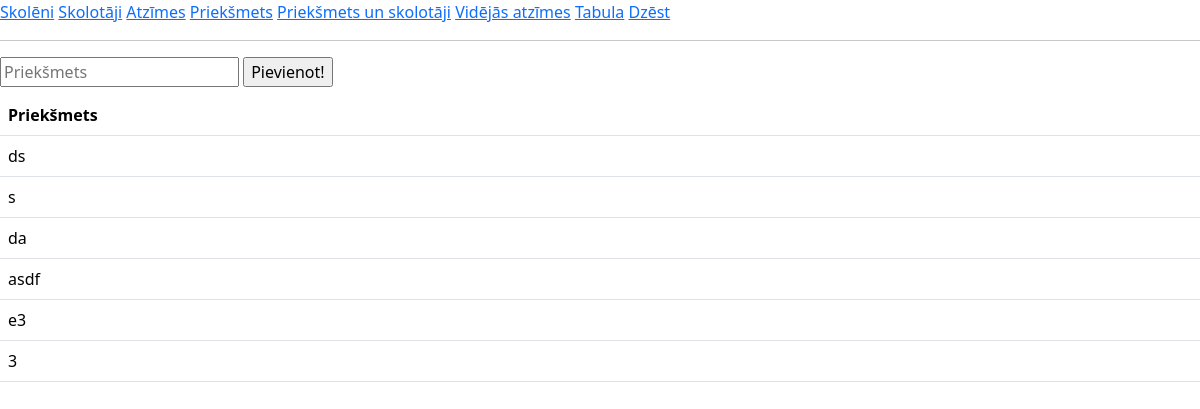
/prieksmeti, run on an earlier commit of the app's database.
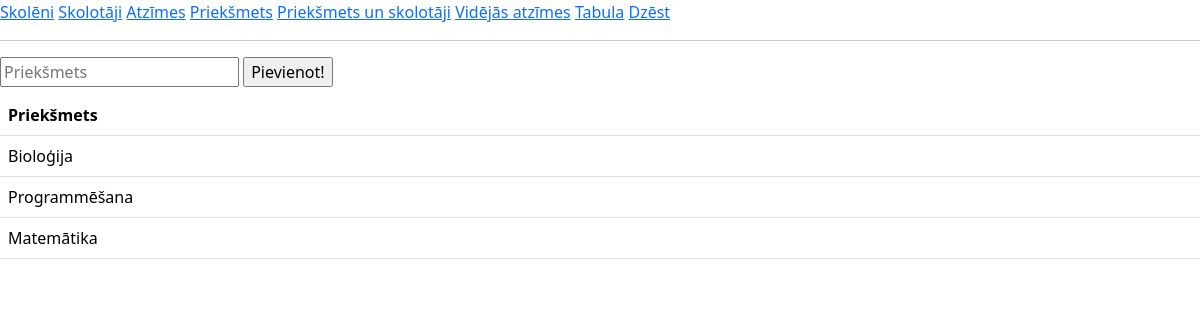
And on a later commit of the database.
### tables this page shows
CREATE TABLE prieksmeti(
        id INTEGER PRIMARY KEY AUTOINCREMENT,
        subject TEXT NOT NULL
        );

### main.py (the view)
@app.route("/prieksmeti", methods=["POST", "GET"])
def prieksmeti():
    prieksmeti_db = iegut_prieksmeti()
    print(prieksmeti_db)
    if request.method == "POST":
        subject = request.form["subject"].capitalize()
        if subject:
            pievienot_prieksmeti(subject)
        dati = subject
        return render_template("prieksmeti.html", aizsutitais = dati, prieksmeti = prieksmeti_db)
    return render_template("prieksmeti.html", aizsutitais = "", prieksmeti = prieksmeti_db)

### dati.py (called while the page is built)
def iegut_prieksmeti():
    cur = conn.cursor()
    cur.execute(
        f"""
        SELECT subject FROM prieksmeti
        """
    )
    conn.commit()
    dati = cur.fetchall()
    return dati

### templates/prieksmeti.html (shortened to what this page needs)
{% extends 'skoleni.html'%}
{% block saturs %}
<form method="post">
    <input type="text" id="subject" name="subject" placeholder="Priekšmets">
    <input type="submit" value="Pievienot!">
    <table class="table">
        <tr>
          <th>Priekšmets</th>
        </tr>
        {% for viens in prieksmeti %}
            <tr>
              <td>{{viens[0]}}</td>
            </tr>
        {% endfor %}
    </table>
</form>
{% endblock %}

What changed in the data, as far as the page shows it:
removed prieksmeti: subject "ds"
removed prieksmeti: subject "s"
removed prieksmeti: subject "da"
removed prieksmeti: subject "asdf"
removed prieksmeti: subject "e3"
removed prieksmeti: subject "3"
added prieksmeti: subject "Bioloģija"
added prieksmeti: subject "Programmēšana"
added prieksmeti: subject "Matemātika"
